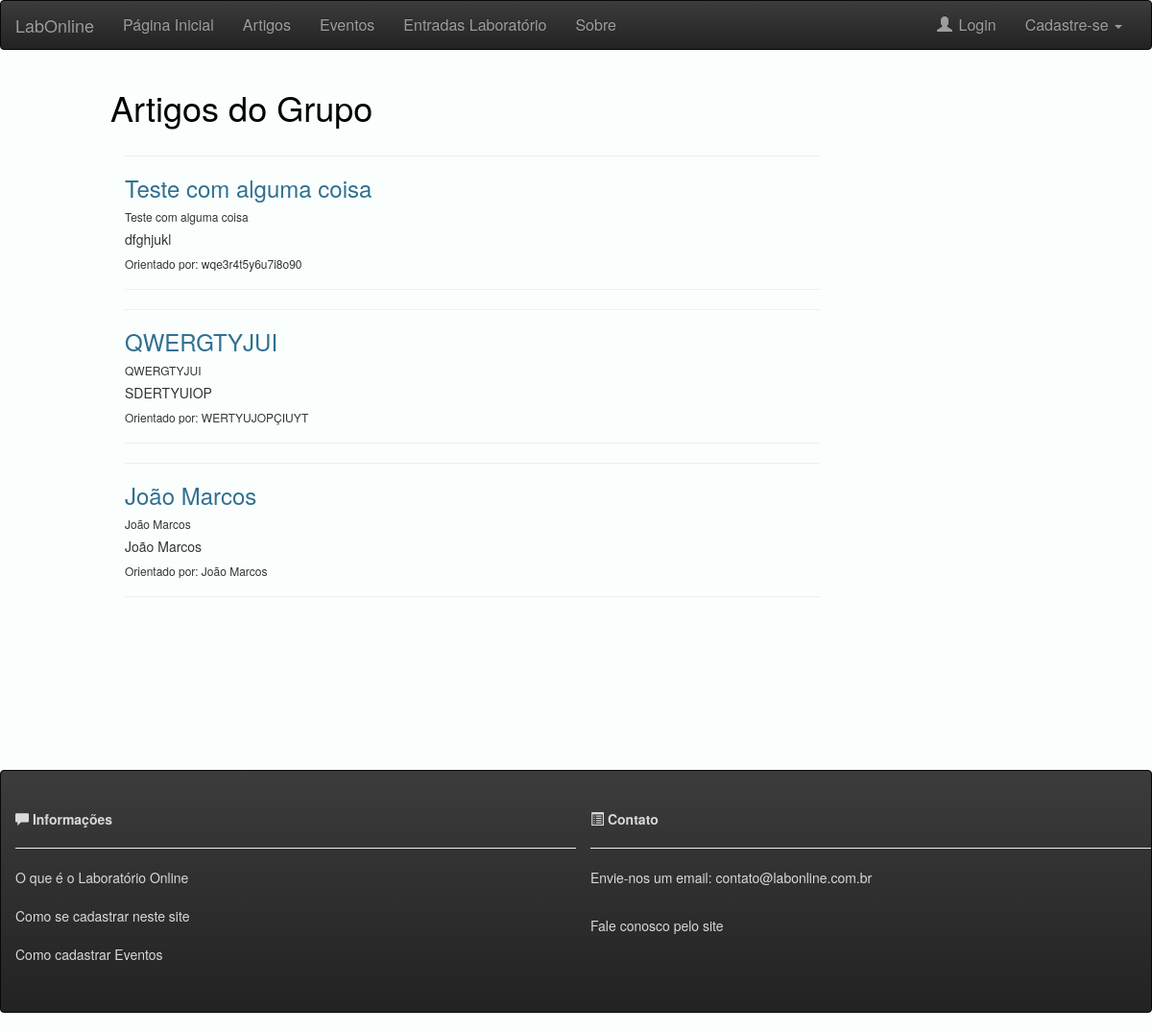
The page /artigos on the database as committed earlier.
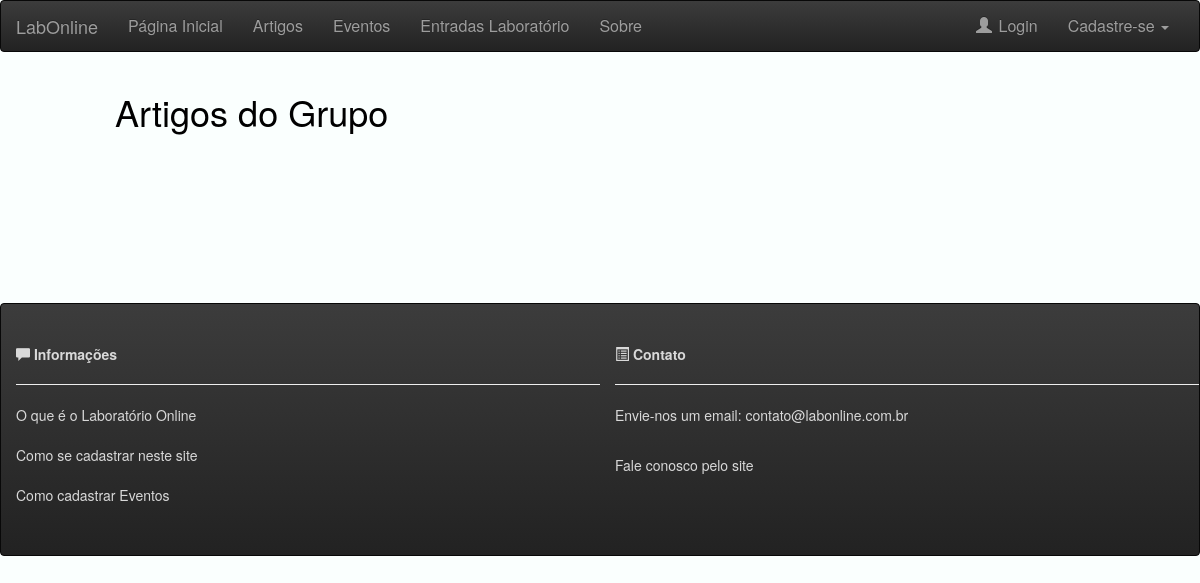
The same page on the database as committed later.
### laboratorio/models.py (models this page shows, shortened)
class Artigo(models.Model):
	autor = models.ForeignKey(Professor, default=2, on_delete=models.CASCADE)
	titulo = models.TextField(default='')
	coautor = models.TextField(default='')
	orientador = models.TextField(default='')
	status = models.ForeignKey(StatusArtigo, default=1, on_delete=models.CASCADE)

### laboratorio/views.py (the view)
# urls.py: url(r'^artigos$', views.artigos, name='artigos.html'),
def artigos(request):
	artigos = Artigo.objects.all()
	return render (request, 'artigos.html', {'artigos':artigos})

### laboratorio/templates/artigos.html (shortened to what this page needs)
{% extends 'base.html' %}
{% block body %}
    <div class="container-fluid">
      <div class="row content">
        <div class="col-sm-1 sidenav">
        </div>
        <div class="col-sm-10">
          <h1>Artigos do Grupo</h1>
          <div class="col-sm-9" style="background-color: : beige;">
            {% for a in artigos %}
              <hr>
              <h3 class="text-info" > {{a.titulo}}</h3>
              <h6> {{a.titulo}}</h6>
              <h5>{{a.coautor}}</h5>
              <h6>Orientado por: {{a.orientador}}</h6>
              <hr>
            {% endfor %}
          </div>
        </div>
      </div>
    </div>
{% endblock %}

Rows that differ between the two databases and show on the page:
removed Artigo: titulo "Teste com alguma coisa", coautor "dfghjukl", orientador "wqe3r4t5y6u7i8o90"
removed Artigo: titulo "QWERGTYJUI", coautor "SDERTYUIOP", orientador "WERTYUJOPÇIUYT"
removed Artigo: titulo "João Marcos", coautor "João Marcos", orientador "João Marcos"
